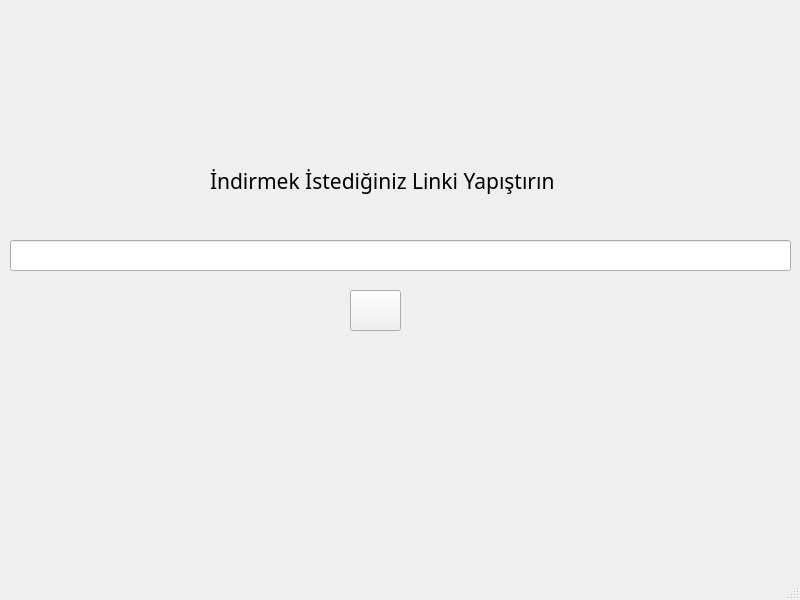
<?xml version="1.0" encoding="UTF-8"?>
<ui version="4.0">
 <class>MainWindow</class>
 <widget class="QMainWindow" name="MainWindow">
  <property name="geometry">
   <rect>
    <x>0</x>
    <y>0</y>
    <width>800</width>
    <height>600</height>
   </rect>
  </property>
  <property name="minimumSize">
   <size>
    <width>800</width>
    <height>600</height>
   </size>
  </property>
  <property name="maximumSize">
   <size>
    <width>800</width>
    <height>600</height>
   </size>
  </property>
  <property name="windowTitle">
   <string>MainWindow</string>
  </property>
  <property name="iconSize">
   <size>
    <width>100</width>
    <height>100</height>
   </size>
  </property>
  <widget class="QWidget" name="centralwidget">
   <widget class="QLabel" name="label">
    <property name="geometry">
     <rect>
      <x>210</x>
      <y>150</y>
      <width>391</width>
      <height>61</height>
     </rect>
    </property>
    <property name="font">
     <font>
      <family>Rockwell</family>
      <pointsize>16</pointsize>
     </font>
    </property>
    <property name="text">
     <string>İndirmek İstediğiniz Linki Yapıştırın</string>
    </property>
   </widget>
   <widget class="QLineEdit" name="indirtext">
    <property name="geometry">
     <rect>
      <x>10</x>
      <y>240</y>
      <width>781</width>
      <height>31</height>
     </rect>
    </property>
   </widget>
   <widget class="QPushButton" name="indirbutton">
    <property name="geometry">
     <rect>
      <x>350</x>
      <y>290</y>
      <width>51</width>
      <height>41</height>
     </rect>
    </property>
    <property name="text">
     <string/>
    </property>
    <property name="icon">
     <iconset>
      <normaloff>../../video-download-fill.png</normaloff>../../video-download-fill.png</iconset>
    </property>
    <property name="iconSize">
     <size>
      <width>150</width>
      <height>150</height>
     </size>
    </property>
   </widget>
  </widget>
  <widget class="QMenuBar" name="menubar">
   <property name="geometry">
    <rect>
     <x>0</x>
     <y>0</y>
     <width>800</width>
     <height>21</height>
    </rect>
   </property>
  </widget>
  <widget class="QStatusBar" name="statusbar"/>
 </widget>
 <resources/>
 <connections/>
</ui>
